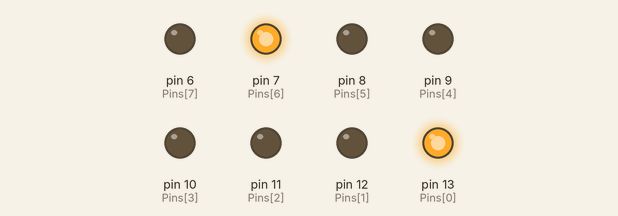
This sketch was run on a simulated Arduino Uno, built with avr-gcc and run on an emulated ATmega328P. On the bench: output pins drawn as LEDs (lit = HIGH).

Above: at 0.02 s.
At 0.32 s:
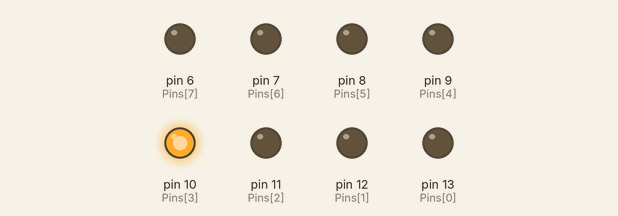
At 0.72 s:
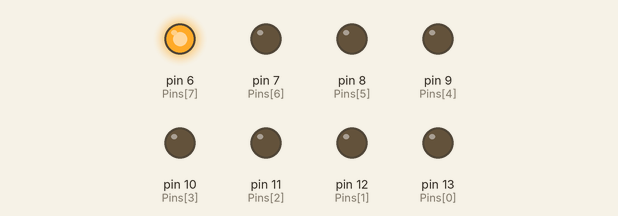
At 1.47 s:
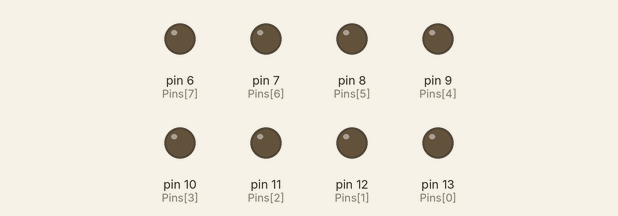
At 2.02 s:
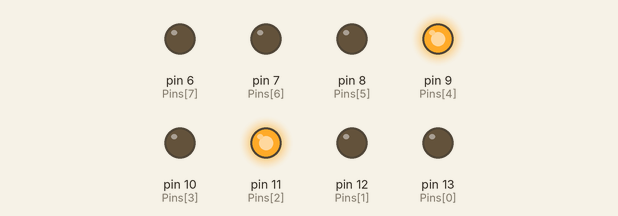
At 2.92 s:
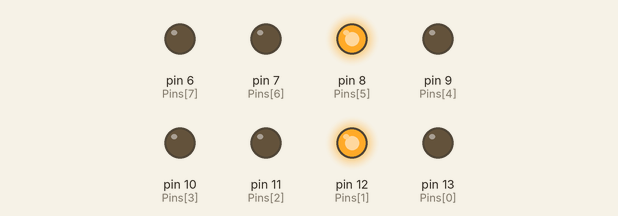
Timing chart, 0 to 3.2 s (numbered marks = the images above):
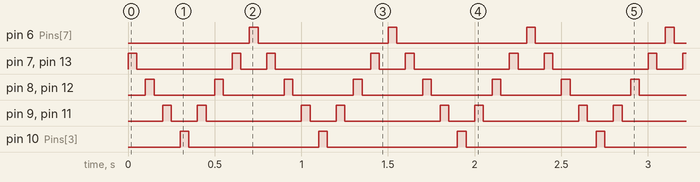

The sketch:

Lab_4.ino
```cpp
int Pins[] = {13, 12, 11, 10, 9, 8, 7, 6};

void setup() {
  int index;
    for(index = 0; index <= 7; index++)
  {
    pinMode(Pins[index],OUTPUT);
    // ledPins[index] is replaced by the value in the array.
    // For example, ledPins[0] is 2
  }
}


void loop() {
  int index;
  int index2 = 7;
  int delayTime = 50;
 for(index = 0; index <= 7; index++) {
   index2 --;
   digitalWrite(Pins[index], HIGH);
   digitalWrite(Pins[index2], HIGH);

   delay(delayTime);

   digitalWrite(Pins[index], LOW);
   digitalWrite(Pins[index2], LOW);

   delay(delayTime);
 }
}
```

Measured:
- by itself, pin 6 (Pins[7]), pin 10 (Pins[3]): alternates HIGH for 0.05 s and LOW for 0.75 s
- by itself, pin 7 (Pins[6]), pin 13 (Pins[0]): repeats every 0.80 s: LOW 0.55 s, HIGH 0.05 s, LOW 0.15 s, HIGH 0.05 s
- by itself, pin 8 (Pins[5]), pin 12 (Pins[1]): alternates HIGH for 0.05 s and LOW for 0.35 s
- by itself, pin 9 (Pins[4]), pin 11 (Pins[2]): repeats every 0.80 s: LOW 0.15 s, HIGH 0.05 s, LOW 0.55 s, HIGH 0.05 s
